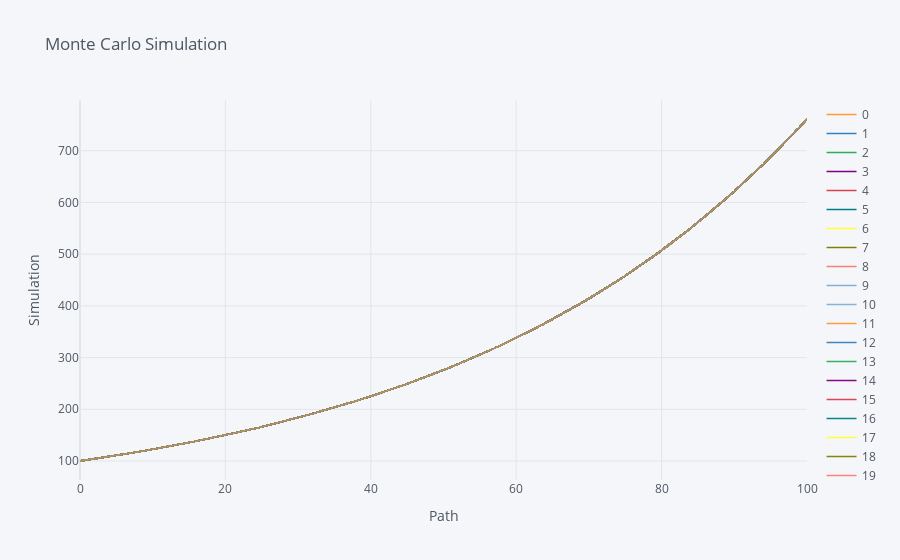

Notebook cell for this chart:
### Code cell
S.iloc[:200,:].T.iplot(title= "Monte Carlo Simulation", xTitle="Path", yTitle= "Simulation")
